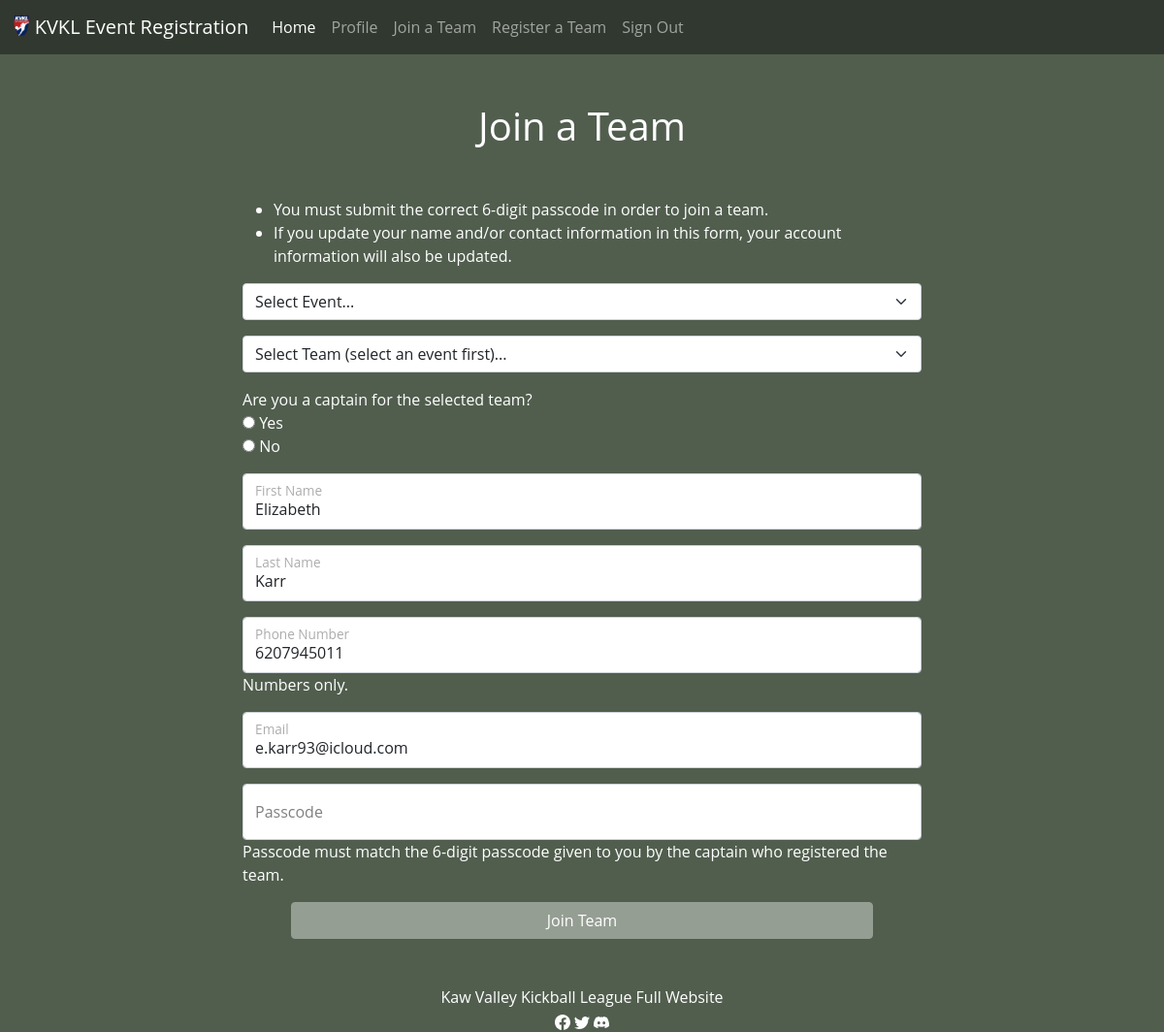
Screenshot of /event_select (signed in) with the database file from the repository.
### tables this page shows
CREATE TABLE accounts (id INTEGER NOT NULL PRIMARY KEY AUTOINCREMENT, email TEXT NOT NULL, first_name TEXT NOT NULL, last_name TEXT NOT NULL, phone_number NUMERIC NOT NULL, password_hash TEXT NOT NULL, gender TEXT NOT NULL);

### app.py (the view, shortened to what this page needs)
@app.route("/event_select", methods=["GET", "POST"])
@login_required
def event_select():
    player = db.execute("""SELECT email, first_name, last_name, phone_number
                           FROM accounts
                           WHERE id = ?""",
                           session["user_id"])
    if request.method == "GET":
        events = db.execute("SELECT * FROM events")
        return render_template("event_selection.html", player=player, events=events)

### app.py (called while the page is built)
def login_required(f):
    @wraps(f)
    def decorated_function(*args, **kwargs):
        if session.get("user_id") is None:
            return redirect("/login")
        return f(*args, **kwargs)
    return decorated_function

### templates/event_selection.html (shortened to what this page needs)
{% extends "layout.html" %}
{% block main %}
    <h1 class="page-title">Join a Team</h1>
    <div class="col-sm-7 mx-auto mb-3">
        <ul>
            <li>You must submit the correct 6-digit passcode in order to join a team.</li>
            <li>If you update your name and/or contact information in this form, your account information will also be updated.</li>
        </ul>
    </div>
    <form action="/event_select" method="post">
        <div class="col-sm-7 mx-auto mb-3">
            <select class="form-select" name="event" onChange="this.form.submit()">
                <option disabled selected>Select Event...</option>
            </select>
        </div>
    </form>
    <form action="/player_register" method="post">
        <div class="col-sm-7 mx-auto mb-3">
            <select required class="form-select" name="team">
                <option disabled selected>Select Team (select an event first)...</option>
            </select>
        </div>
        <div class="col-sm-7 mx-auto mb-3">
            <label>Are you a captain for the selected team?</label><br>
            <input type="radio" name="captain" value="Yes" id="captainYes">
            <label for="captainYes">Yes</label><br>
            <input type="radio" name="captain" value="No" id="captainNo">
            <label for="captainYes">No</label><br>
        </div>
        <div class="form-floating col-sm-7 mx-auto mb-3">
            <input type="text" class="form-control" id="floatingInput" placeholder="First name" name="firstname" value="{{ player[0].first_name }}">
            <label for="floatingInput">First Name</label>
        </div>
        <div class="form-floating col-sm-7 mx-auto mb-3">
            <input type="text" class="form-control" id="floatingInput" placeholder="Last name" name="lastname" value="{{ player[0].last_name }}">
            <label for="floatingInput">Last Name</label>
        </div>
        <div class="form-floating col-sm-7 mx-auto">
            <input type="tel" class="form-control" id="floatingInput" placeholder="Phone number" name="phonenumber" value="{{ player[0].phone_number }}">
            <label for="floatingInput">Phone Number</label>
        </div>
        <div class="col-sm-7 mx-auto mb-3">
            <p>Numbers only.</p>
        </div>
        <div class="form-floating col-sm-7 mx-auto mb-3">
            <input type="email" class="form-control" id="floatingInput" name="email" placeholder="Email" value="{{ player[0].email }}">
            <label for="floatingInput">Email</label>
        </div>
        <div class="form-floating col-sm-7 mx-auto">
            <input type="number" class="form-control" id="floatingInput" name="passcode" placeholder="Passcode">
            <label for="floatingInput">Passcode</label>
        </div>
        <div class="col-sm-7 mx-auto mb-3">
            <p>Passcode must match the 6-digit passcode given to you by the captain who registered the team.</p>
        </div>
        <div class="d-grid gap-2 col-6 mx-auto">
            <button class="btn btn-kvkl" type="submit">Join Team</button>
        </div>
    </form>
{% endblock %}

### static/styles.css (style rules this page uses)
body { font-family: Open Sans,Arial,sans-serif; background-color: #515e4e; color: white; }
h1.page-title { text-align: center; margin-top: 50px; margin-bottom: 50px; }
.btn-kvkl { background-color: #959e93; border-color: #959e93; color: white; }
.form-floating { color: grey; }

### rows the page displays
accounts: firstname "Elizabeth", lastname "Karr", phonenumber "6207945011", email "e.karr93@icloud.com"
